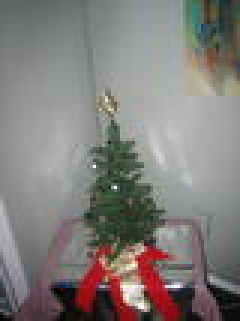
#> input picture images/non-cats/train/image1.jpg, 80 x 107 px, found by its file name (shown 3 times larger); its folder holds only this picture in this run
$ jupyter execute --allow-errors cat_classifier.ipynb
#> lines starting #> are read from the running program, lines starting #| are printed output that depends on the picture
[cell 1]
import numpy as np
import matplotlib.pyplot as plt
from PIL import Image
import os

## Now we load and preprocess some images

[cell 2]
def load_and_preprocess_images(train_cat_dir, train_noncat_dir, test_cat_dir, test_noncat_dir, image_size=(64, 64)):
    """
    Load and preprocess images from directories.
    Arguments:
        train_cat_dir: Path to training cat images
        train_noncat_dir: Path to training non-cat images
        test_cat_dir: Path to test cat images
        test_noncat_dir: Path to test non-cat images
        image_size: Tuple of (height, width) for resizing
    Returns:
        train_set_x, train_set_y, test_set_x, test_set_y, classes
    """
#> called with train_cat_dir = 'images/cats/train/', train_noncat_dir = 'images/non-cats/train/', test_cat_dir = 'images/cats/test/', test_noncat_dir = 'images/non-cats/test/', image_size = (64, 64)
    def process_image(directory, label, image_size):
#> called with directory = 'images/cats/train/', label = 1, image_size = (64, 64)
        images = []
        labels = []
        for filename in os.listdir(directory):
            if filename.endswith(('.jpg', '.jpeg', '.png')):
                img_path = os.path.join(directory, filename)
                img = Image.open(img_path).convert('RGB').resize(image_size)
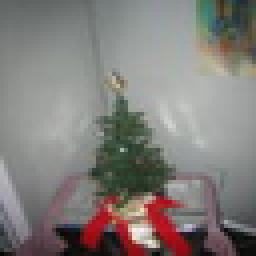
#> img: PIL image 64x64 RGB (shown 4 times larger); mean R, G, B 129.4, 125.4, 122.3
                img_array = np.array(img) / 255.0  # Normalize
                images.append(img_array.flatten())
                labels.append(label)
        return np.array(images).T, np.array(labels).reshape(1, -1)

    # Process training and test sets
    train_cat_x, train_cat_y = process_image(train_cat_dir, 1, image_size)
#> train_cat_x = 12288 values, max 1 at index 11427, min 0.00392 at index 11183, mean 0.493; train_cat_y = [1]
    train_noncat_x, train_noncat_y = process_image(train_noncat_dir, 0, image_size)
#> train_noncat_x has the same summary as train_cat_x; train_noncat_y = [0]
    test_cat_x, test_cat_y = process_image(test_cat_dir, 1, image_size)
    test_noncat_x, test_noncat_y = process_image(test_noncat_dir, 0, image_size)

    # Combine cat and non-cat data
    train_set_x = np.hstack((train_cat_x, train_noncat_x))
    train_set_y = np.hstack((train_cat_y, train_noncat_y))
    test_set_x = np.hstack((test_cat_x, test_noncat_x))
    test_set_y = np.hstack((test_cat_y, test_noncat_y))

    classes = np.array(['non-cat', 'cat'])
    return train_set_x, train_set_y, test_set_x, test_set_y, classes

## The Sigmoid Function

[cell 3]
def sigmoid(z):
    """
    ARguments:
        z: a scalar or numpy array
    Returns:
        sigmoid(z): the sigmoid of z
    """
    return 1 / (1 + np.exp(-z))

## Initialize the Parameters with ZEROS

[cell 4]
# [11 lines left out: function initialize_with_zeros, not called in this run]

## Forward and Backward Propagation Code

[cell 5]
# [32 lines left out: function propagate, not called in this run]

## Optimizing the algorithm with Gradient Descent

[cell 6]
# [44 lines left out: function optimization, not called in this run]

## The Prediction Function

[cell 7]
def predict(w, b, X):
    """
    Predict whether the label is 0 or 1 using the learned Logistic Regression parameters(w, b)
    Arguments:
        w (numpy array): Weights of the model
        b (float): Bias of the model
        X (numpy array): Input features
    Returns:
        y_pred (numpy array): Predicted labels
    """
    m = X.shape[1]
    y_pred = np.zeros((1, m))
    w = w.reshape(X.shape[0], 1)

    # Now here the vector "A" is predicted
    # The probabilities of the pic being a cat that is

    A = sigmoid(np.dot(w.T, X) + b)

    # Debugging code only,
    # print(f"Probability A: {A[0, 0]}")   Should vary >0.5 or <0.5
    # print(f"Weight norm: {np.linalg.norm(w)}")   Should be non-zero
    # print(f"Bias: {b}")   Should adjust from 0.0

    # Converting the probabilites A[0, i] to 0 or 1 using iteration
    for i in range(A.shape[1]):
        if A[0, i] > 0.5:
            y_pred[0, i] = 1.0
        else:
            y_pred[0, i] = 0.0

    return y_pred

### Checking if things are working so far

[cell 8]
w = np.array([[0.1124579], [0.23106775]])
b = -0.3
X = np.array([[1., -1.1, -3.2],[1.2, 2., 0.1]])
print ("predictions = " + str(predict(w, b, X)))

## Building the Logistic Regression

### Merging all the functions we have created so far here

[cell 9]
# [25 lines left out: function model, not called in this run]

## Loading and Training the Data

[cell 10]
# Guideline 8: Load Data and Train Model
train_cat_dir = "images/cats/train/"
train_noncat_dir = "images/non-cats/train/"
test_cat_dir = "images/cats/test/"
test_noncat_dir = "images/non-cats/test/"

#> (the rest of this cell did not finish here and is left out)

#> (a cell that did not finish here is left out)

[cell 12]
# [32 lines left out: function propagate, not called in this run]

#> (a cell that did not finish here is left out)

[cell 14]
# Test with a Custom Image
my_image = "my_image.png"
image_path = os.path.join("images/", my_image)

try:
    # Load and display the image
    image = Image.open(image_path).convert('RGB').resize((64, 64))
    plt.imshow(image)
    plt.axis('off')  # Hide axes
    plt.title("Input Image")
    plt.show()

    # Preprocess the image for prediction
    image_array = np.array(image) / 255.0
    image_array = image_array.reshape((1, 64 * 64 * 3)).T
    print(f"Image shape: {image_array.shape}")

    # Make prediction
    my_predicted_image = predict(logistic_regression_model["w"], logistic_regression_model["b"], image_array)
    print(f"y = {np.squeeze(my_predicted_image)}, predicted: {classes[int(np.squeeze(my_predicted_image))]}")

except FileNotFoundError as e:
    print(f"Error: {e}. Please ensure {image_path} exists and is accessible.")
except Exception as e:
    print(f"An error occurred: {e}")

#> (a cell that did not finish here is left out)

[cell 16]
for my_image in ["cat_image.png", "non_cat_image.jpg"]:
    image_path = os.path.join("images/", my_image)
    try:
        image = Image.open(image_path).convert('RGB').resize((64, 64))
        plt.imshow(image)
        plt.axis('off')
        plt.title(f"Input Image: {my_image}")
        plt.show()
        image_array = np.array(image) / 255.0
        image_array = image_array.reshape((1, 64 * 64 * 3)).T
        print(f"Image shape: {image_array.shape}")
        my_predicted_image = predict(logistic_regression_model["w"], logistic_regression_model["b"], image_array)
        print(f"Probability A: {sigmoid(np.dot(logistic_regression_model['w'].T, image_array) + logistic_regression_model['b'])[0, 0]}")
        print(f"y = {np.squeeze(my_predicted_image)}, predicted: {classes[int(np.squeeze(my_predicted_image))]}")
    except Exception as e:
        print(f"Error: {e}")
#> pass 2 of the loop `for my_image in ["cat_image.png", "non_cat_image.jpg"]:`:
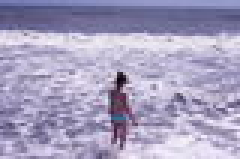
#> input picture images/non_cat_image.jpg, 80 x 53 px (shown 3 times larger)
#> `image = Image.open(image_path).convert('RGB').resize((64, 64))`:
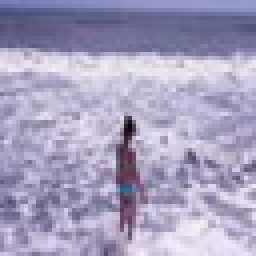
#> image: PIL image 64x64 RGB (shown 4 times larger); mean R, G, B 166.5, 160.2, 190.7
#> `image_array = image_array.reshape((1, 64 * 64 * 3)).T`: image_array = 12288 values, max 1 at index 12203, min 0.00392 at index 6049, mean 0.676
#| Image shape: (12288, 1)
